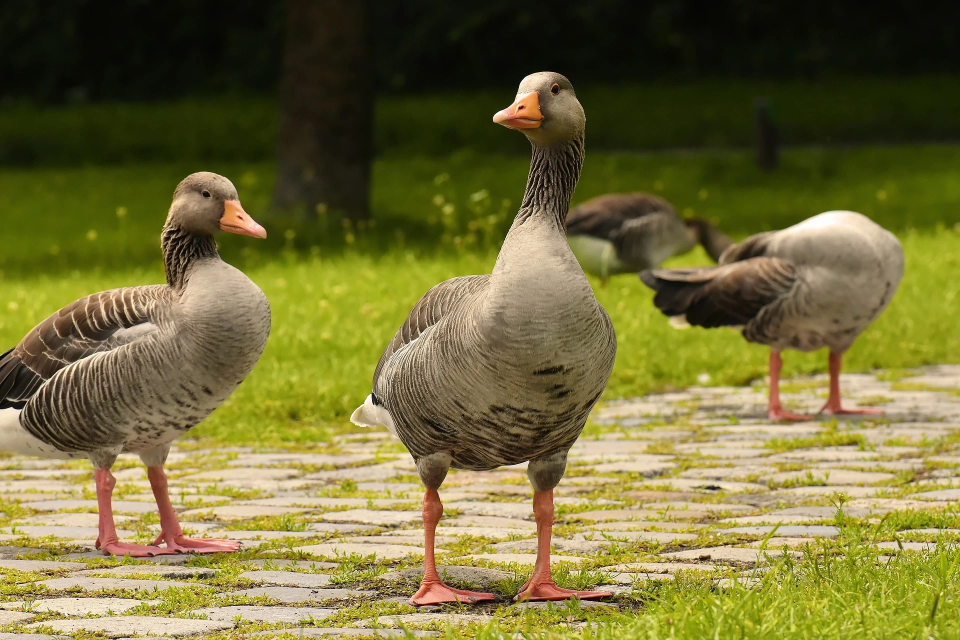
#> input picture 06.openCV/video/duck.jpg, 1920 x 1280 px (shown at 1/2 size)
$ python openCV_ex14.py
#> lines starting #> are read from the running program, lines starting #| are printed output that depends on the picture; after the words box and inside, x2 and y2 are one past the last pixel; in counts of white or black regions, pixels touching at a corner belong together
# 이진화

import cv2

src = cv2.imread("./video/duck.jpg", cv2.IMREAD_COLOR)
#> src is the input picture: shape (1280, 1920, 3); mean B, G, R 56.7, 109.5, 115.7

gray = cv2.cvtColor(src, cv2.COLOR_BGR2GRAY)
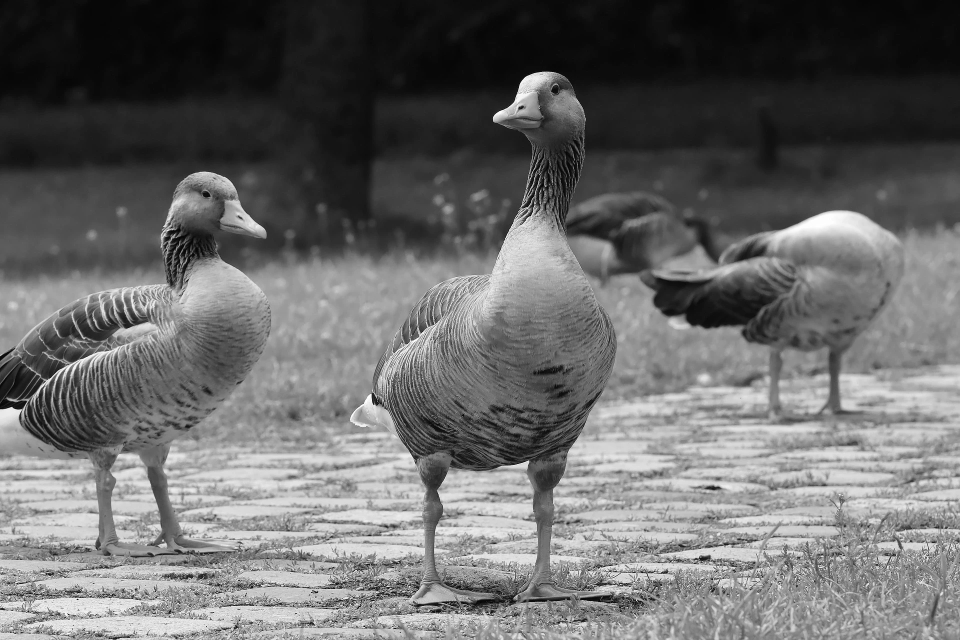
#> gray: shape (1280, 1920) (shown at 1/2 size); min 0, max 255, mean 105.3
ret, dst = cv2.threshold(gray, 100, 255, cv2.THRESH_BINARY) # THRESH_BINARY : 이걸 사용해서 어떤 함수가 이미지를 찾고자 할 때 잘 탐색할 수 있는지 확인하기
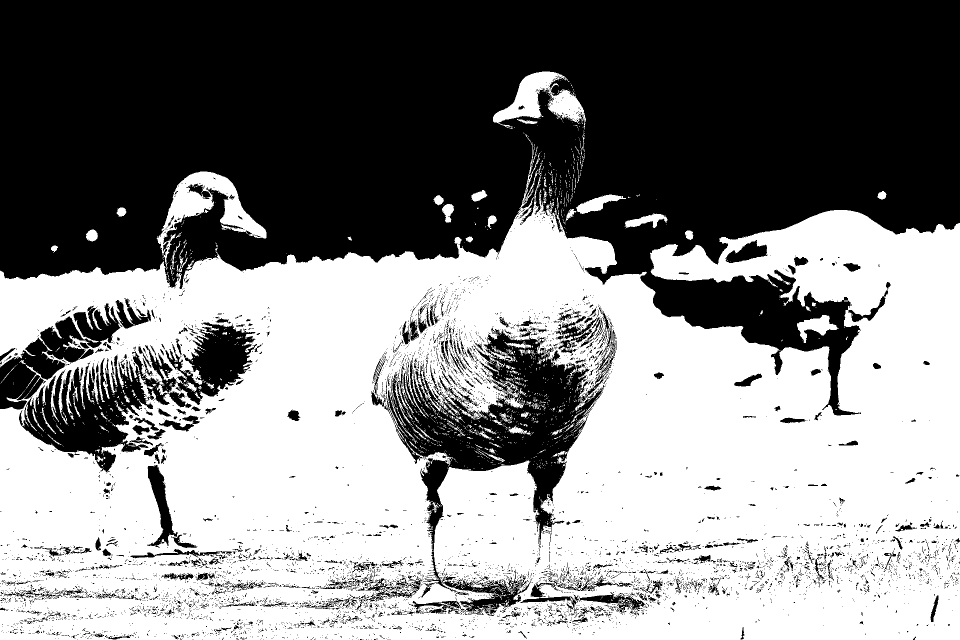
#> dst: shape (1280, 1920) (shown at 1/2 size); 51.9% white; 6494 black regions (5963 under 20 px), largest, box (x1, y1, x2, y2) and area: (0, 0, 1920, 831) 970973, (769, 651, 1231, 1232) 73295, (38, 645, 514, 945) 44091

gray = cv2.resize(gray, (0,0), fx=0.5, fy=0.5, interpolation=cv2.INTER_AREA)
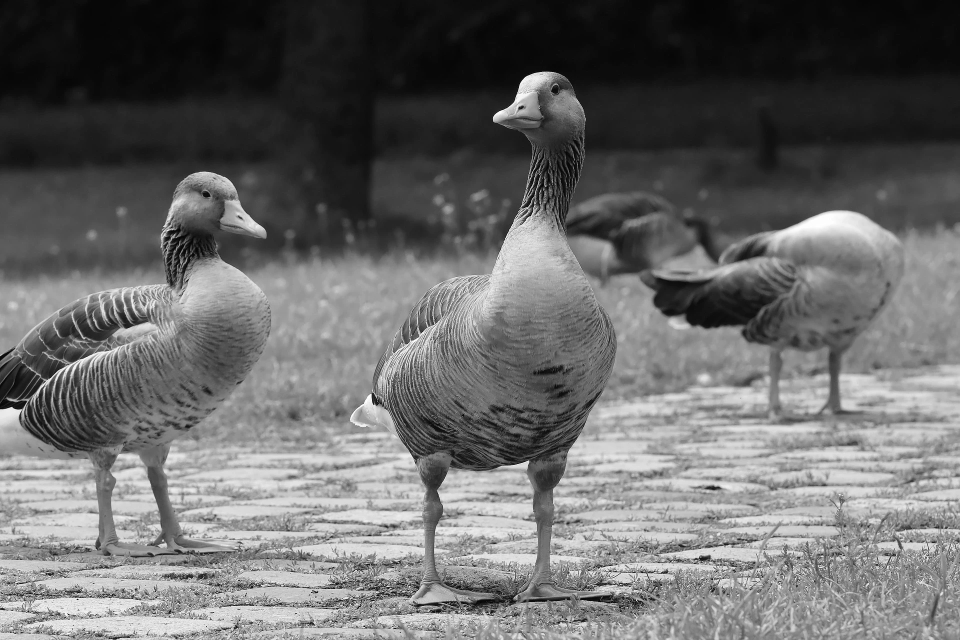
#> gray: shape (640, 960); min 4, max 255, mean 105.4
src = cv2.resize(src, (0,0), fx=0.5, fy=0.5, interpolation=cv2.INTER_AREA)
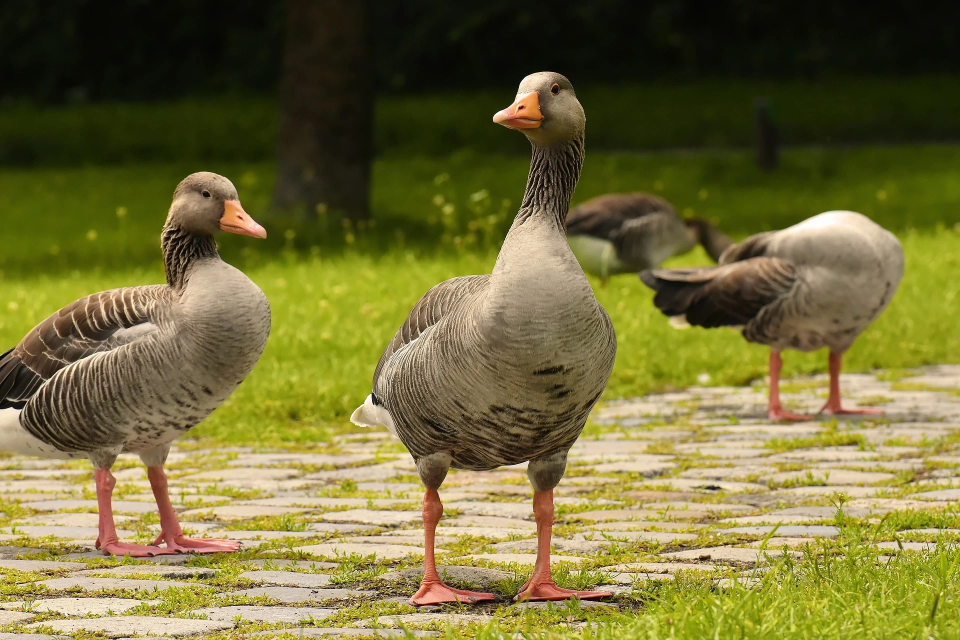
#> src: shape (640, 960, 3); mean B, G, R 56.8, 109.6, 115.8
dst = cv2.resize(dst, (0,0), fx=0.5, fy=0.5, interpolation=cv2.INTER_AREA)
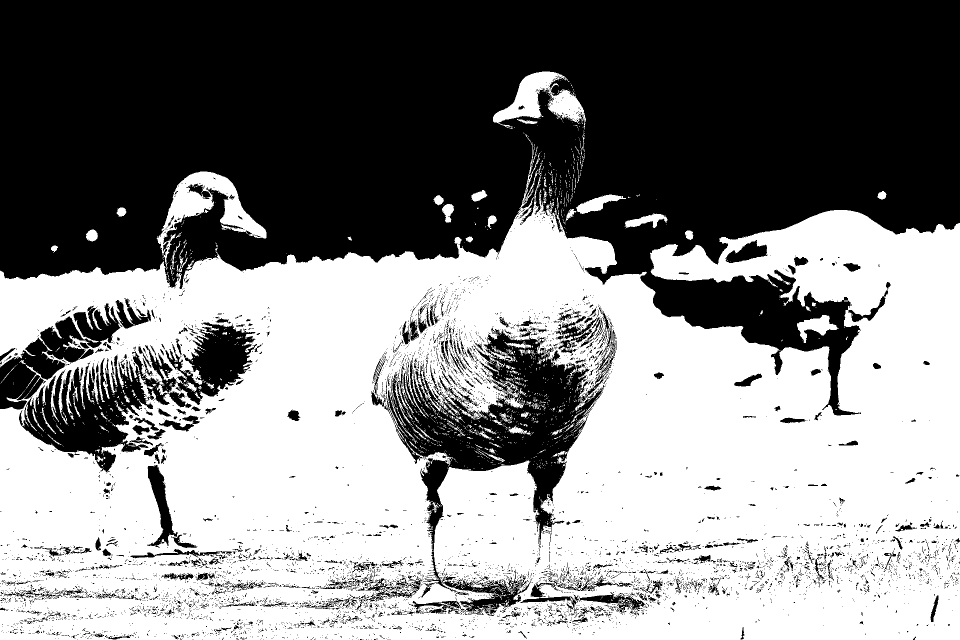
#> dst: shape (640, 960); min 0, max 255, mean 132.5

cv2.imshow("gray", gray)
cv2.imshow("src", src)
cv2.imshow("dst", dst)
cv2.waitKey()
cv2.destroyAllWindows()
